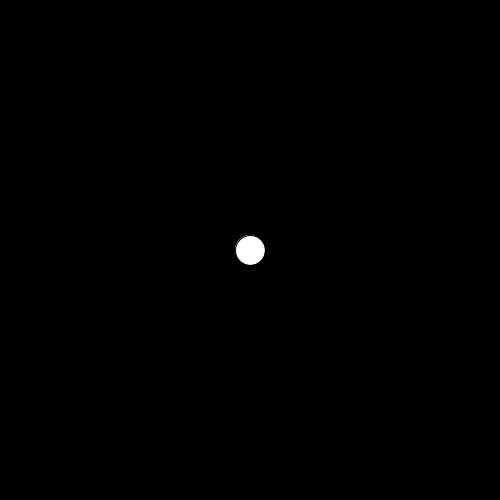
Frame 1 (no input)
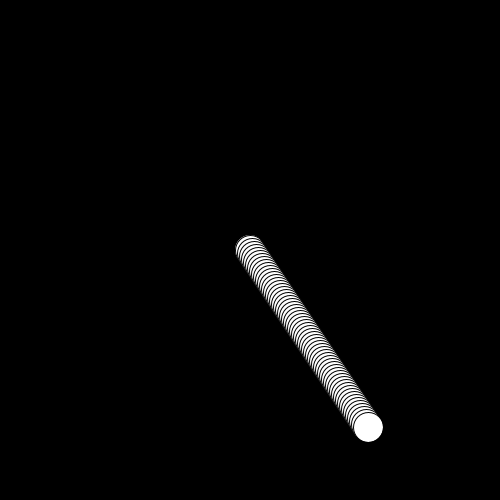
Frame 60 (the mouse pressed at the canvas centre just before this capture)
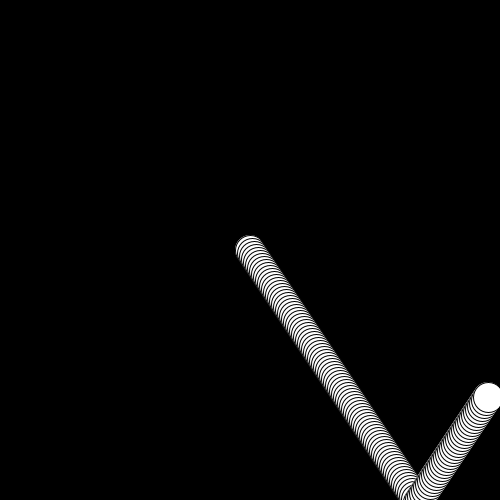
Frame 120 (the mouse held since frame 60 and released just before this capture)

The Processing sketch that drew these frames (run headless with seeded random() and noise(); from frame 60 on, the mouse is pressed at the canvas centre):

// Processing sketch: ex18_07_a
// ── ex18_07_a.pde
// 상하좌우 반사하는 원 (PVector 클래스 미사용)

float x = 250, y = 250;
float velocity_x = 2, velocity_y = 3;

void setup() {
  size(500, 500);
  background(0);
}

void draw() {
  ellipse(x, y, 30, 30);
  x += velocity_x;
  y += velocity_y;
  if (x < 0 || x > width) {
    velocity_x *= -1;
  }
  if (y < 0 || y > height) {
    velocity_y *= -1;
  }
}
